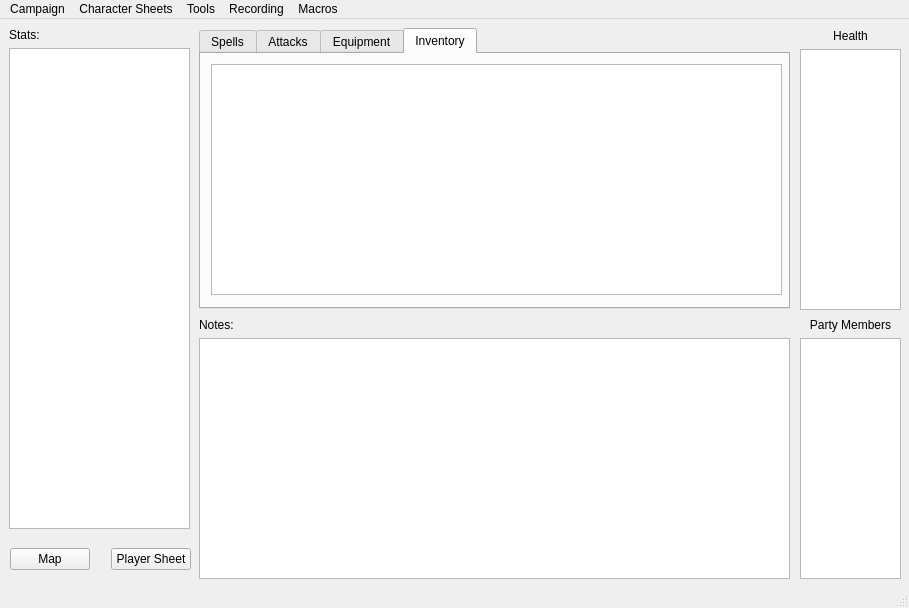
<?xml version="1.0" encoding="UTF-8"?>
<ui version="4.0">
 <class>MainWindow</class>
 <widget class="QMainWindow" name="MainWindow">
  <property name="geometry">
   <rect>
    <x>0</x>
    <y>0</y>
    <width>909</width>
    <height>608</height>
   </rect>
  </property>
  <property name="minimumSize">
   <size>
    <width>800</width>
    <height>608</height>
   </size>
  </property>
  <property name="windowTitle">
   <string>wDnD</string>
  </property>
  <widget class="QWidget" name="centralwidget">
   <widget class="QWidget" name="gridLayoutWidget">
    <property name="geometry">
     <rect>
      <x>9</x>
      <y>9</y>
      <width>181</width>
      <height>501</height>
     </rect>
    </property>
    <layout class="QGridLayout" name="gridLayout">
     <item row="0" column="0" alignment="Qt::AlignTop">
      <widget class="QLabel" name="label">
       <property name="text">
        <string>Stats:</string>
       </property>
      </widget>
     </item>
     <item row="1" column="0">
      <widget class="QTableWidget" name="tableWidget"/>
     </item>
    </layout>
   </widget>
   <widget class="QWidget" name="gridLayoutWidget_2">
    <property name="geometry">
     <rect>
      <x>199</x>
      <y>9</y>
      <width>591</width>
      <height>281</height>
     </rect>
    </property>
    <layout class="QGridLayout" name="gridLayout_2">
     <item row="1" column="0">
      <widget class="QTabWidget" name="tabWidget">
       <property name="currentIndex">
        <number>3</number>
       </property>
       <widget class="QWidget" name="spells">
        <attribute name="title">
         <string>Spells</string>
        </attribute>
        <widget class="QColumnView" name="spellsview">
         <property name="geometry">
          <rect>
           <x>5</x>
           <y>11</y>
           <width>571</width>
           <height>231</height>
          </rect>
         </property>
        </widget>
       </widget>
       <widget class="QWidget" name="attacks">
        <attribute name="title">
         <string>Attacks</string>
        </attribute>
        <widget class="QColumnView" name="attacksview">
         <property name="geometry">
          <rect>
           <x>10</x>
           <y>10</y>
           <width>561</width>
           <height>231</height>
          </rect>
         </property>
        </widget>
       </widget>
       <widget class="QWidget" name="equipment">
        <attribute name="title">
         <string>Equipment</string>
        </attribute>
        <widget class="QColumnView" name="equipview">
         <property name="geometry">
          <rect>
           <x>10</x>
           <y>10</y>
           <width>561</width>
           <height>231</height>
          </rect>
         </property>
        </widget>
       </widget>
       <widget class="QWidget" name="inv">
        <attribute name="title">
         <string>Inventory</string>
        </attribute>
        <widget class="QColumnView" name="invview">
         <property name="geometry">
          <rect>
           <x>10</x>
           <y>10</y>
           <width>571</width>
           <height>231</height>
          </rect>
         </property>
        </widget>
       </widget>
      </widget>
     </item>
    </layout>
   </widget>
   <widget class="QWidget" name="gridLayoutWidget_3">
    <property name="geometry">
     <rect>
      <x>199</x>
      <y>299</y>
      <width>591</width>
      <height>261</height>
     </rect>
    </property>
    <layout class="QGridLayout" name="gridLayout_3">
     <item row="0" column="0" alignment="Qt::AlignLeft|Qt::AlignTop">
      <widget class="QLabel" name="label_2">
       <property name="text">
        <string>Notes:</string>
       </property>
      </widget>
     </item>
     <item row="1" column="0">
      <widget class="QTextEdit" name="textEdit"/>
     </item>
    </layout>
   </widget>
   <widget class="QWidget" name="gridLayoutWidget_4">
    <property name="geometry">
     <rect>
      <x>10</x>
      <y>520</y>
      <width>181</width>
      <height>41</height>
     </rect>
    </property>
    <layout class="QGridLayout" name="gridLayout_4">
     <item row="0" column="0" alignment="Qt::AlignLeft">
      <widget class="QPushButton" name="pushButton">
       <property name="text">
        <string>Map</string>
       </property>
      </widget>
     </item>
     <item row="0" column="1" alignment="Qt::AlignRight|Qt::AlignVCenter">
      <widget class="QPushButton" name="pushButton_2">
       <property name="text">
        <string>Player Sheet</string>
       </property>
      </widget>
     </item>
    </layout>
   </widget>
   <widget class="QWidget" name="gridLayoutWidget_5">
    <property name="geometry">
     <rect>
      <x>800</x>
      <y>10</y>
      <width>101</width>
      <height>281</height>
     </rect>
    </property>
    <layout class="QGridLayout" name="gridLayout_5">
     <item row="1" column="0">
      <widget class="QListView" name="healthview"/>
     </item>
     <item row="0" column="0">
      <widget class="QLabel" name="label_3">
       <property name="text">
        <string>Health</string>
       </property>
       <property name="alignment">
        <set>Qt::AlignCenter</set>
       </property>
      </widget>
     </item>
    </layout>
   </widget>
   <widget class="QWidget" name="gridLayoutWidget_6">
    <property name="geometry">
     <rect>
      <x>800</x>
      <y>299</y>
      <width>101</width>
      <height>261</height>
     </rect>
    </property>
    <layout class="QGridLayout" name="gridLayout_7">
     <item row="1" column="0">
      <widget class="QListView" name="listView"/>
     </item>
     <item row="0" column="0">
      <widget class="QLabel" name="label_4">
       <property name="text">
        <string>Party Members</string>
       </property>
       <property name="alignment">
        <set>Qt::AlignCenter</set>
       </property>
      </widget>
     </item>
    </layout>
   </widget>
  </widget>
  <widget class="QMenuBar" name="menubar">
   <property name="geometry">
    <rect>
     <x>0</x>
     <y>0</y>
     <width>909</width>
     <height>20</height>
    </rect>
   </property>
   <widget class="QMenu" name="menuFile">
    <property name="title">
     <string>Campaign</string>
    </property>
    <addaction name="actionNew"/>
    <addaction name="actionLoad"/>
    <addaction name="actionSave"/>
    <addaction name="separator"/>
    <addaction name="actionSettings"/>
   </widget>
   <widget class="QMenu" name="menuCharacter_Sheets">
    <property name="title">
     <string>Character Sheets</string>
    </property>
    <addaction name="actionNew_2"/>
    <addaction name="actionLoad_2"/>
    <addaction name="actionView"/>
   </widget>
   <widget class="QMenu" name="menuTools">
    <property name="title">
     <string>Tools</string>
    </property>
    <widget class="QMenu" name="menuExport">
     <property name="title">
      <string>Export</string>
     </property>
     <addaction name="actionJekyll_Blog_Post"/>
    </widget>
    <addaction name="menuExport"/>
   </widget>
   <widget class="QMenu" name="menuRecording_2">
    <property name="title">
     <string>Recording</string>
    </property>
    <addaction name="actionStart"/>
    <addaction name="actionStop"/>
    <addaction name="separator"/>
    <addaction name="actionLibrary_2"/>
   </widget>
   <widget class="QMenu" name="menuMacros">
    <property name="title">
     <string>Macros</string>
    </property>
    <addaction name="actionAdd"/>
    <addaction name="separator"/>
    <addaction name="actionView_2"/>
    <addaction name="actionEdit"/>
   </widget>
   <addaction name="menuFile"/>
   <addaction name="menuCharacter_Sheets"/>
   <addaction name="menuTools"/>
   <addaction name="menuRecording_2"/>
   <addaction name="menuMacros"/>
  </widget>
  <widget class="QStatusBar" name="statusbar"/>
  <action name="actionNew">
   <property name="text">
    <string>New</string>
   </property>
  </action>
  <action name="actionLoad">
   <property name="text">
    <string>Load</string>
   </property>
  </action>
  <action name="actionSave">
   <property name="text">
    <string>Save</string>
   </property>
  </action>
  <action name="actionSettings">
   <property name="text">
    <string>Settings</string>
   </property>
  </action>
  <action name="actionNew_2">
   <property name="text">
    <string>New</string>
   </property>
  </action>
  <action name="actionLoad_2">
   <property name="text">
    <string>Load</string>
   </property>
  </action>
  <action name="actionView">
   <property name="text">
    <string>View</string>
   </property>
  </action>
  <action name="actionMacros">
   <property name="text">
    <string>Macros</string>
   </property>
  </action>
  <action name="actionLibrary">
   <property name="text">
    <string>Library</string>
   </property>
  </action>
  <action name="actionLoad_3">
   <property name="text">
    <string>Load</string>
   </property>
  </action>
  <action name="actionSave_2">
   <property name="text">
    <string>Save</string>
   </property>
  </action>
  <action name="actionStart">
   <property name="text">
    <string>Start</string>
   </property>
  </action>
  <action name="actionStop">
   <property name="text">
    <string>Stop</string>
   </property>
  </action>
  <action name="actionLibrary_2">
   <property name="text">
    <string>Library</string>
   </property>
  </action>
  <action name="actionAdd">
   <property name="text">
    <string>Add</string>
   </property>
  </action>
  <action name="actionView_2">
   <property name="text">
    <string>View</string>
   </property>
  </action>
  <action name="actionEdit">
   <property name="text">
    <string>Edit</string>
   </property>
  </action>
  <action name="actionJekyll_Blog_Post">
   <property name="text">
    <string>Jekyll Blog Post</string>
   </property>
  </action>
 </widget>
 <resources/>
 <connections/>
</ui>
